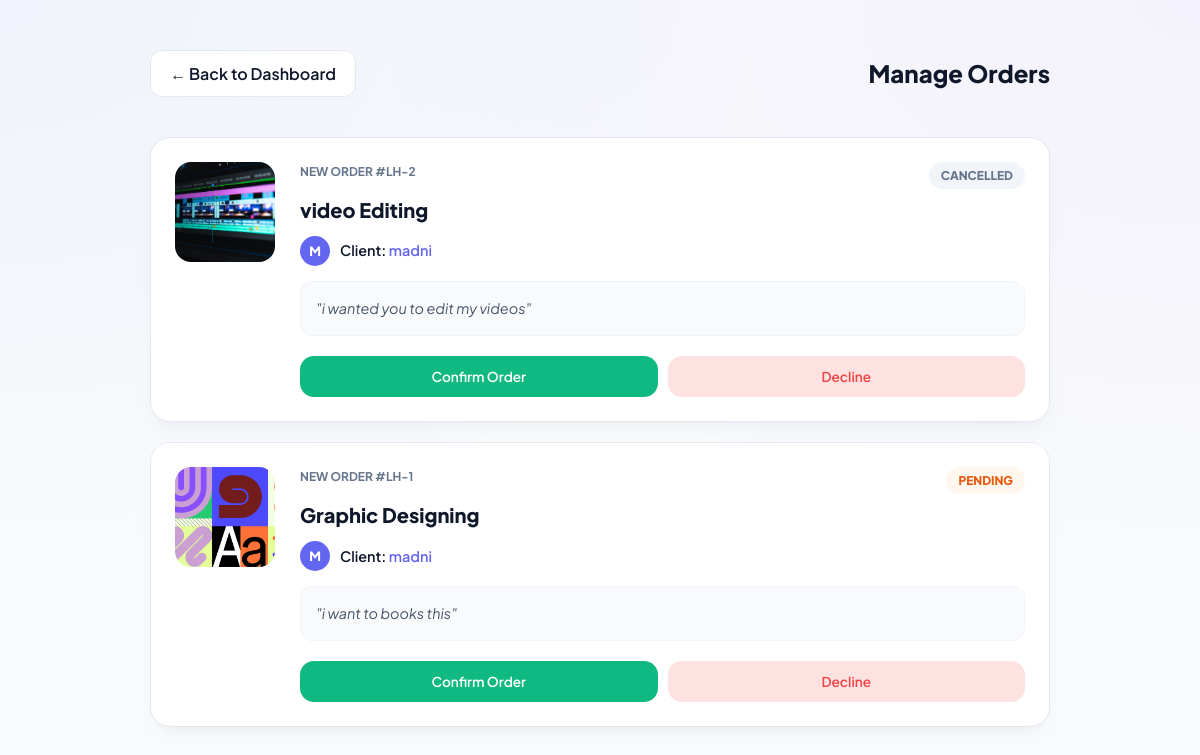
Screenshot of /LocalHub/provider/bookings.php (signed in) with the database file from the repository.
### tables this page shows
CREATE TABLE IF NOT EXISTS `bookings` (
  `id` int NOT NULL AUTO_INCREMENT,
  `service_id` int NOT NULL,
  `client_id` int NOT NULL,
  `message` text,
  `status` varchar(20) DEFAULT 'pending',
  `created_at` timestamp NULL DEFAULT CURRENT_TIMESTAMP,
  PRIMARY KEY (`id`),
  KEY `service_id` (`service_id`),
  KEY `client_id` (`client_id`)
);

CREATE TABLE IF NOT EXISTS `services` (
  `id` int NOT NULL AUTO_INCREMENT,
  `provider_id` int NOT NULL,
  `category_id` int NOT NULL,
  `title` varchar(200) NOT NULL,
  `description` text NOT NULL,
  `price` decimal(10,2) NOT NULL,
  `image` varchar(255) DEFAULT NULL,
  `created_at` timestamp NULL DEFAULT CURRENT_TIMESTAMP,
  PRIMARY KEY (`id`),
  KEY `provider_id` (`provider_id`),
  KEY `category_id` (`category_id`)
);

CREATE TABLE IF NOT EXISTS `users` (
  `id` int NOT NULL AUTO_INCREMENT,
  `full_name` varchar(100) NOT NULL,
  `email` varchar(100) NOT NULL,
  `password` varchar(255) NOT NULL,
  `role` enum('client','provider') NOT NULL,
  `created_at` timestamp NULL DEFAULT CURRENT_TIMESTAMP,
  PRIMARY KEY (`id`),
  UNIQUE KEY `email` (`email`)
);

### LocalHub/provider/bookings.php (the view, shortened to what this page needs)
<?php
include '../includes/db.php';
$provider_id = $_SESSION['user_id'];
$query = "SELECT bookings.*, services.title, services.image, users.full_name AS client_name
          FROM bookings
          JOIN services ON bookings.service_id = services.id
          JOIN users ON bookings.client_id = users.id
          WHERE services.provider_id = '$provider_id'
          ORDER BY bookings.id DESC";
$result = mysqli_query($conn, $query);
?>
<!DOCTYPE html>
<html lang="en">
<head>
    <link rel="stylesheet" href="../style.css">
</head>
<body class="bg-light">
<div class="container" style="max-width: 900px; padding-top: 50px;">
    <div style="display: flex; justify-content: space-between; align-items: center; margin-bottom: 2.5rem;">
        <a href="dashboard.php" class="btn" style="background: #ffffff; color: var(--text-dark); border: 1px solid #e2e8f0; padding: 0.6rem 1.2rem; border-radius: 12px;">
            ← Back to Dashboard
        </a>
        <h2 style="margin: 0; font-weight: 800;">Manage Orders</h2>
    </div>
    <div style="display: flex; flex-direction: column; gap: 20px;">
        <?php if (mysqli_num_rows($result) > 0): ?>
            <?php while ($row = mysqli_fetch_assoc($result)):
                $status_bg = "#f1f5f9"; $status_text = "#64748b";
                if($row['status'] == 'pending') { $status_bg = "#fff7ed"; $status_text = "#ea580c"; }
                $service_title = strtolower($row['title']);
                $manual_image = "https://via.placeholder.com/100?text=Service";
                if (strpos($service_title, 'video') !== false) { $manual_image = "../uploads/video_editing.jpg"; }
                elseif (strpos($service_title, 'graphic') !== false || strpos($service_title, 'designing') !== false) { $manual_image = "../uploads/graphic_design.png"; }
            ?>
            <div class="card" style="padding: 1.5rem; display: flex; align-items: flex-start; gap: 25px; border-radius: 20px; border: 1px solid #e2e8f0;">
                <div style="flex: 0 0 100px; height: 100px; border-radius: 16px; overflow: hidden; background: #f1f5f9;">
                    <img src="<?php echo $manual_image; ?>" style="width: 100%; height: 100%; object-fit: cover;" alt="Service">
                </div>
                <div style="flex: 1;">
                    <div style="display: flex; justify-content: space-between; margin-bottom: 5px;">
                        <span style="font-size: 0.75rem; color: var(--text-muted); font-weight: 700; text-transform: uppercase;">New Order #LH-<?php echo $row['id']; ?></span>
                        <span style="background: <?php echo $status_bg; ?>; color: <?php echo $status_text; ?>; padding: 4px 12px; border-radius: 50px; font-size: 0.75rem; font-weight: 800; text-transform: uppercase;">
                            <?php echo $row['status']; ?>
                        </span>
                    </div>
                    <h4 style="margin: 0 0 10px 0; font-size: 1.25rem; font-weight: 800;"><?php echo $row['title']; ?></h4>
                    <div style="display: flex; align-items: center; gap: 10px; margin-bottom: 15px;">
                        <div style="width: 30px; height: 30px; background: #6366f1; color: white; border-radius: 50%; display: flex; align-items: center; justify-content: center; font-size: 0.8rem; font-weight: 800;">
                            <?php echo strtoupper(substr($row['client_name'], 0, 1)); ?>
                        </div>
                        <span style="font-size: 0.9rem; font-weight: 600;">Client: <span style="color: #6366f1;"><?php echo $row['client_name']; ?></span></span>
                    </div>
                    <div style="background: #f8fafc; padding: 15px; border-radius: 12px; border: 1px solid #f1f5f9; margin-bottom: 20px;">
                        <p style="margin: 0; font-size: 0.9rem; color: #475569; font-style: italic;">"<?php echo $row['message']; ?>"</p>
                    </div>
                    <div style="display: flex; gap: 10px;">
                        <a href="update-status.php?id=<?php echo $row['id']; ?>&status=confirmed" class="btn" style="background: #10b981; color: white; padding: 0.6rem 1.2rem; font-size: 0.85rem; flex: 1; text-align: center;">Confirm Order</a>
                        <a href="update-status.php?id=<?php echo $row['id']; ?>&status=cancelled" class="btn" style="background: #fee2e2; color: #ef4444; padding: 0.6rem 1.2rem; font-size: 0.85rem; flex: 1; text-align: center;">Decline</a>
                    </div>
                </div>
            </div>
            <?php endwhile; ?>
        <?php endif; ?>
    </div>
</div>
</body>
</html>

### LocalHub/style.css (style rules this page uses)
:root { --brand-gradient: linear-gradient(135deg, #6366f1 0%, #a855f7 100%); --bg-main: #fcfcfd; --text-dark: #0f172a; --text-muted: #64748b; --white: #ffffff; --card-shadow: 0 10px 25px -5px rgba(0, 0, 0, 0.04), 0 8px 10px -6px rgba(0, 0, 0, 0.04); }
body { font-family: 'Plus Jakarta Sans', sans-serif; background-color: #f8fafc; background-image: radial-gradient(at 0% 0%, rgba(99, 102, 241, 0.05) 0px, transparent 50%), radial-gradient(at 100% 0%, rgba(168, 85, 247, 0.05) 0px, transparent 50%); background-attachment: fixed; color: var(--text-dark); margin: 0; line-height: 1.6; }
.container { max-width: 1200px; margin: 0 auto; padding: 2rem; }
.card { background: var(--white); border: 1px solid rgba(226, 232, 240, 0.8); border-radius: 24px; padding: 2.5rem; box-shadow: var(--card-shadow); transition: all 0.3s cubic-bezier(0.4, 0, 0.2, 1); }
.btn { padding: 0.8rem 1.8rem; border-radius: 14px; font-weight: 600; text-decoration: none; display: inline-block; transition: all 0.2s; border: none; cursor: pointer; }
img { transition: transform 0.4s ease; }

### rows the page displays
bookings: shows a picture, id "2", status "CANCELLED", service.title "video Editing", client.full_name "M", client.full_name "madni", message "i wanted you to edit my videos"
bookings: shows a picture, id "1", status "PENDING", service.title "Graphic Designing", client.full_name "M", client.full_name "madni", message "i want to books this"
